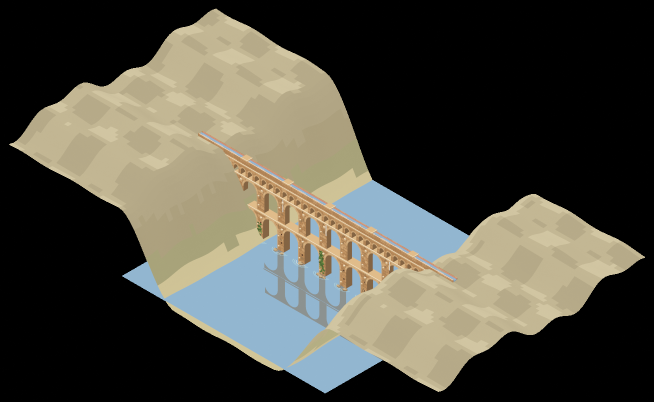
#> input picture .work/blender/rounds/work/aqueduct_valley_test.png, 1307 x 804 px, given in place of bj_art.png, which was not available (shown at 1/2 size)
$ python bj_classes.py out.png
#> lines starting #> are read from the running program, lines starting #| are printed output that depends on the picture; pictures that were not available may be replaced by others from this repository, and a replacement may not be noted
# 베이징 지도 영역의 지배색을 k-평균으로 뽑아 색 분류 지도를 만든다(지면 요소 식별용).
import sys, cv2, numpy as np
out = sys.argv[1]
img = cv2.imread(f"{out}/bj_art.png")
#> img is the input picture: shape (804, 1307, 3); mean B, G, R 65.1, 75.5, 77.5
small = cv2.resize(img, (500, 700), interpolation=cv2.INTER_AREA)
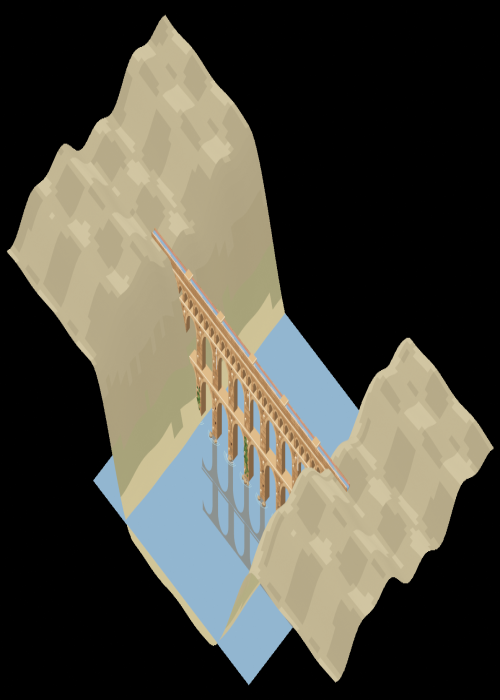
#> small: shape (700, 500, 3); mean B, G, R 65.1, 75.4, 77.4
lab = cv2.cvtColor(small, cv2.COLOR_BGR2LAB).reshape(-1, 3).astype(np.float32)
K = 12
crit = (cv2.TERM_CRITERIA_EPS + cv2.TERM_CRITERIA_MAX_ITER, 50, 0.5)
_, lbl, cen = cv2.kmeans(lab, K, None, crit, 4, cv2.KMEANS_PP_CENTERS)
#> cen = [[0.0439, 128, 128], [177.1, 127, 147], [184.9, 122.1, 111.4], [117.1, 133.4, 149.8], [189.3, 127.1, 147.4], [202.9, 127, 147.1], [152.4, 138.3, 158.4], [154.1, 125.6, 127.4], [169.2, 125.5, 148.4], [59.92, 127, 132.7], [170.8, 137.8, 156.7], [200.2, 127, 152.9]]
lbl = lbl.reshape(700, 500)
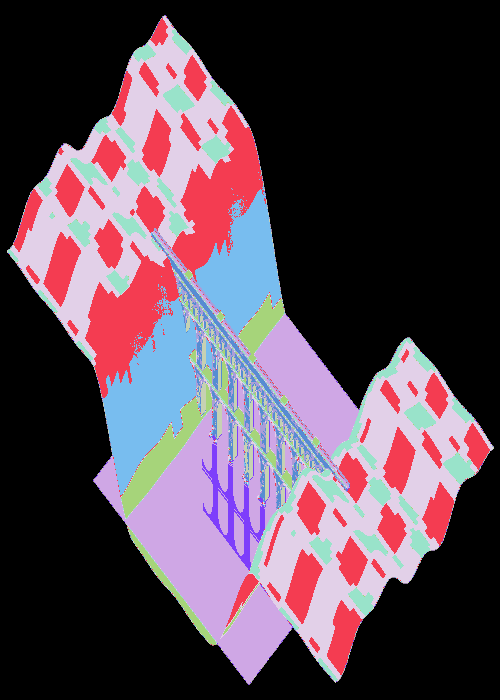
#> lbl: shape (700, 500) int32; 12 distinct labels, from 0 to 11; one colour per label, 0 black
cen_bgr = cv2.cvtColor(cen.reshape(1, K, 3).astype(np.uint8), cv2.COLOR_LAB2BGR).reshape(K, 3)
#> cen_bgr = [[0, 1, 0], [137, 169, 180], [207, 182, 146], [74, 105, 129], [147, 182, 194], [161, 196, 207], [91, 136, 177], [147, 147, 139], [125, 162, 170], [49, 55, 56], [112, 155, 195], [150, 193, 209]]
order = np.argsort(-np.bincount(lbl.ravel(), minlength=K))
#> order = [0, 4, 1, 2, 8, 5, 11, 6, 10, 3, 7, 9]
for k in order:
    b, g, r = cen_bgr[k]; L, A, B = cen[k]
    print(f"  군집 {k:2d}: #{r:02x}{g:02x}{b:02x}  Lab({L*100/255:.0f},{A-128:.0f},{B-128:.0f})  비율 {np.mean(lbl==k)*100:5.1f}%")
#> this loop made 12 passes
#> (k, b, g, r, L, A, B) on passes 2, 3, 4, 5, 7, 8, 9, 10, 11, 12: (4, 147, 182, 194, 189.3, 127.1, 147.4), (1, 137, 169, 180, 177.1, 127, 147), (2, 207, 182, 146, 184.9, 122.1, 111.4), (8, 125, 162, 170, 169.2, 125.5, 148.4), (11, 150, 193, 209, 200.2, 127, 152.9), (6, 91, 136, 177, 152.4, 138.3, 158.4), (10, 112, 155, 195, 170.8, 137.8, 156.7), (3, 74, 105, 129, 117.1, 133.4, 149.8), (7, 147, 147, 139, 154.1, 125.6, 127.4), (9, 49, 55, 56, 59.92, 127, 132.7)
#> (b, g, r, L, A, B) on passes 1, 6: (0, 1, 0, 0.0439, 128, 128), (161, 196, 207, 202.9, 127, 147.1)
#|   군집  0: #000100  Lab(0,-0,0)  비율  56.7%
#|   군집  4: #c2b693  Lab(74,-1,19)  비율  12.0%
#|   군집  1: #b4a989  Lab(69,-1,19)  비율  10.0%
#|   군집  2: #92b6cf  Lab(73,-6,-17)  비율   7.9%
#|   군집  8: #aaa27d  Lab(66,-3,20)  비율   4.7%
#|   군집  5: #cfc4a1  Lab(80,-1,19)  비율   3.3%
#|   군집 11: #d1c196  Lab(79,-1,25)  비율   1.8%
#|   군집  6: #b1885b  Lab(60,10,30)  비율   1.0%
#> (further printed lines are left out)
# 군집별 마스크를 한 장에 모아 본다(4x3 격자)
tiles = []
for k in order:
    m = np.where(lbl[..., None] == k, small, (small * 0.15).astype(np.uint8))
    cv2.putText(m, str(k), (10, 40), cv2.FONT_HERSHEY_SIMPLEX, 1.4, (0, 255, 255), 3)
    tiles.append(cv2.resize(m, (250, 350)))
#> this loop made 12 passes
#> k on passes 2, 3, 4, 5, 7, 8, 9, 10, 11, 12: 4, 1, 2, 8, 11, 6, 10, 3, 7, 9
#> pass 1, `m = np.where(lbl[..., None] == k, small, (small * 0.15).astype(np.uint..`:
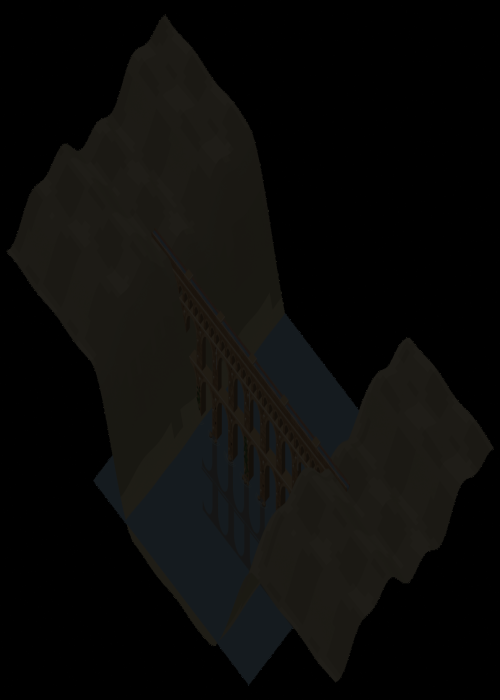
#> m: shape (700, 500, 3); mean B, G, R 9.6, 11.2, 11.4
#> pass 2, `m = np.where(lbl[..., None] == k, small, (small * 0.15).astype(np.uint..`:
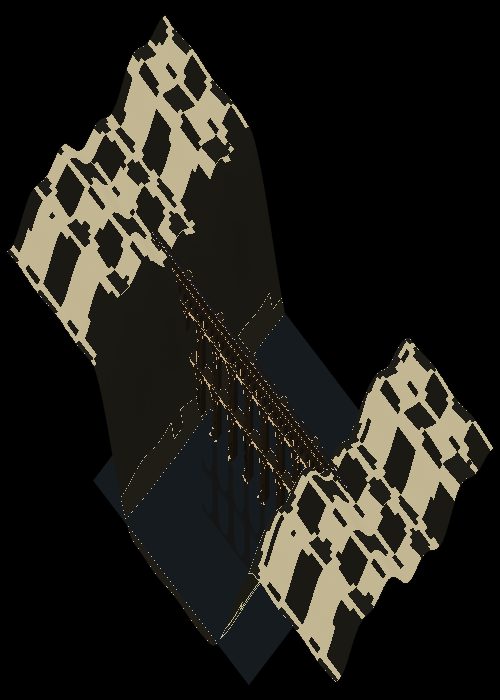
#> m: shape (700, 500, 3); mean B, G, R 24.6, 29.7, 31.2
#> pass 3, `m = np.where(lbl[..., None] == k, small, (small * 0.15).astype(np.uint..`:
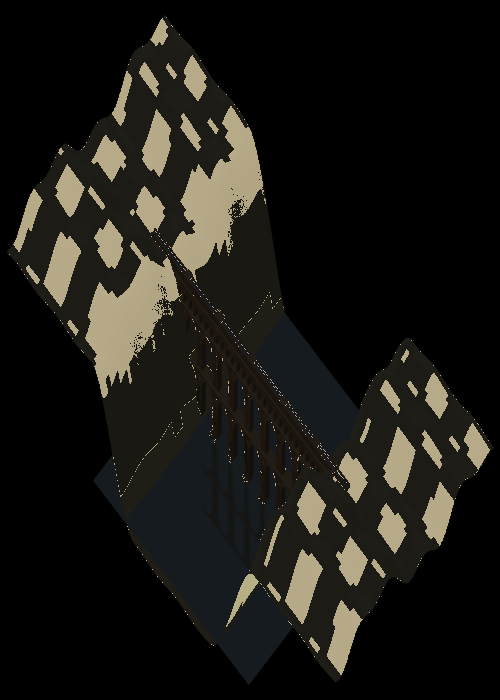
#> m: shape (700, 500, 3); mean B, G, R 21.2, 25.6, 26.8
#> after the loop, tiles = 12 items
rows = [np.hstack(tiles[i:i + 4]) for i in range(0, 12, 4)]
#> rows = 3 items
cv2.imwrite(f"{out}/bj_clusters.jpg", np.vstack(rows), [cv2.IMWRITE_JPEG_QUALITY, 85])
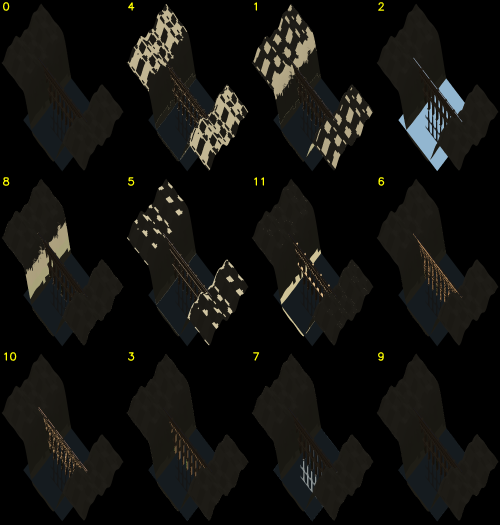
#> saved as bj_clusters.jpg: shape (1050, 1000, 3) (shown at 1/2 size); mean B, G, R 14.2, 16.8, 17.2
np.save(f"{out}/bj_kmeans_centers.npy", cen)

$ run again, on .work/blender/rounds/work/aqueduct_valley_zoom.png
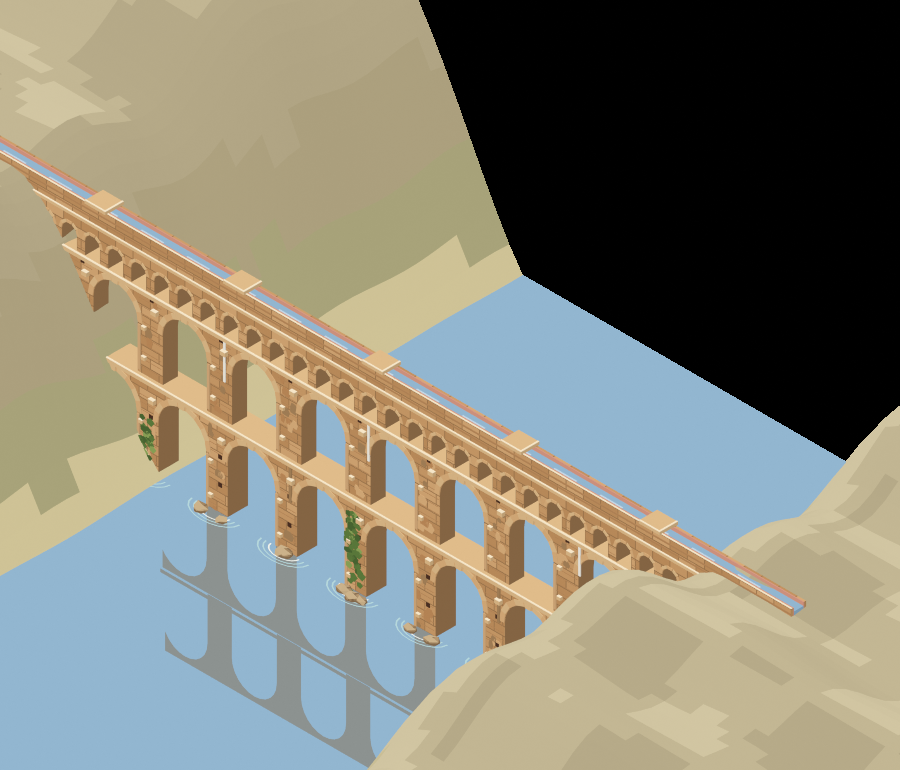
#> input picture .work/blender/rounds/work/aqueduct_valley_zoom.png, 900 x 770 px, given in place of bj_art.png, which was not available
#> img is the input picture: shape (770, 900, 3); mean B, G, R 117.8, 132.1, 133.8
#> cen = [[184.9, 122.1, 111.3], [0.11, 128, 128], [169.1, 125.4, 148.5], [193.8, 134, 157.1], [114.9, 134.8, 151.4], [150.2, 138.8, 158.5], [201.5, 126.3, 149.5], [154, 125.7, 127.3], [189.3, 127.1, 147.2], [169.5, 138.6, 157.5], [176.2, 127.1, 146.9], [222.5, 129.8, 145.8]]
#> lbl: shape (700, 500) int32; 12 distinct labels, from 0 to 11
#> cen_bgr = [[207, 182, 146], [0, 1, 0], [125, 162, 170], [133, 182, 214], [68, 101, 128], [89, 134, 175], [156, 195, 207], [147, 147, 139], [147, 182, 194], [109, 153, 195], [136, 168, 179], [186, 216, 233]]
#> order = [1, 0, 2, 10, 8, 6, 5, 9, 3, 4, 7, 11]
#> the loop `for k in order:` made 12 passes
#> (k, b, g, r, L, A, B) on passes 2, 4, 5, 7, 8, 9, 10, 11: (0, 207, 182, 146, 184.9, 122.1, 111.3), (10, 136, 168, 179, 176.2, 127.1, 146.9), (8, 147, 182, 194, 189.3, 127.1, 147.2), (5, 89, 134, 175, 150.2, 138.8, 158.5), (9, 109, 153, 195, 169.5, 138.6, 157.5), (3, 133, 182, 214, 193.8, 134, 157.1), (4, 68, 101, 128, 114.9, 134.8, 151.4), (7, 147, 147, 139, 154, 125.7, 127.3)
#> (printed output is left out)
#> the loop `for k in order:` made 12 passes
#> k on passes 2, 4, 5, 7, 8, 9, 10, 11: 0, 10, 8, 5, 9, 3, 4, 7
#> after the loop `for k in order:`:
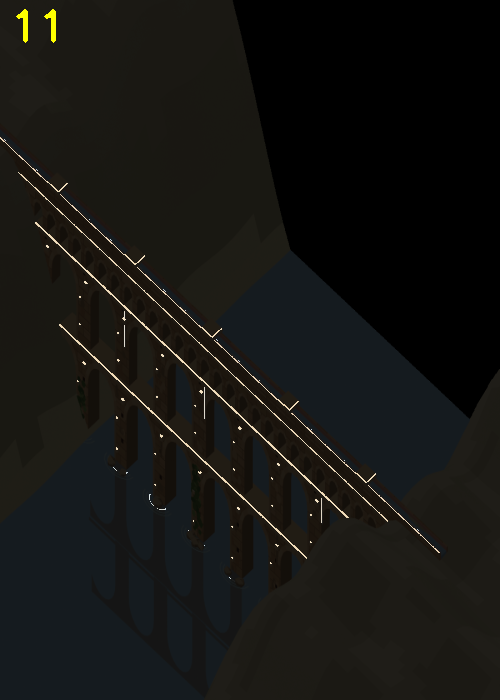
#> m: shape (700, 500, 3); mean B, G, R 18.6, 21.3, 21.5
#> after the loop `for k in order:`: tiles = 12 items
#> rows = 3 items
#> `cv2.imwrite(f"{out}/bj_clusters.jpg", np.vstack(rows), [cv2.IMWRITE_JP..`:
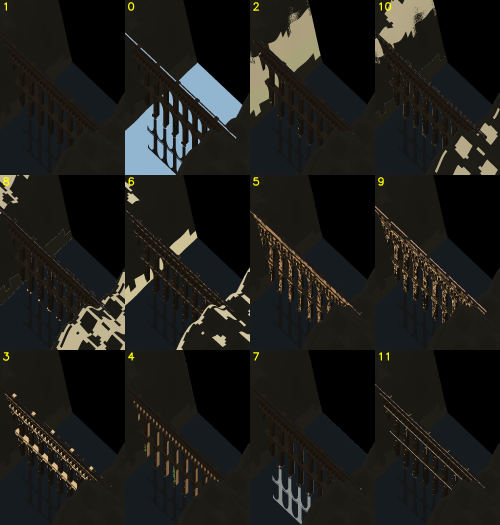
#> saved as bj_clusters.jpg: shape (1050, 1000, 3) (shown at 1/2 size); mean B, G, R 25.7, 29.2, 29.4
